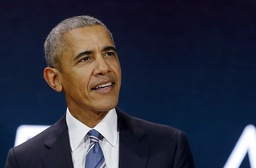
#> input picture original.jpeg, 256 x 168 px, shrunk from 1872 x 1230 before the run
$ jupyter execute --allow-errors Assignment1.ipynb
#> lines starting #> are read from the running program, lines starting #| are printed output that depends on the picture; after the words box and inside, x2 and y2 are one past the last pixel; in counts of white or black regions, pixels touching at a corner belong together
[cell 1]
import numpy as np
import cv2
import matplotlib.pyplot as plt
from numpy import random

[cell 2]
img = cv2.imread('original.jpeg',-1)
#> img is the input picture: shape (168, 256, 3); mean B, G, R 64.1, 49.3, 47.3

[cell 3]
#cv2.imshow("image",img) #to display an image
#cv2.waitKey(0)

plt.imshow(cv2.cvtColor(img, cv2.COLOR_BGR2RGB))
plt.title("ORIGINAL IMAGE")
plt.axis("off")

[cell 4]
dimensions = img.shape
#> dimensions = (168, 256, 3)
rows = dimensions[0]
#> rows = 168
columns = dimensions[1]
#> columns = 256

[cell 5]
pixels = rows *columns
#> pixels = 43008
print ("Total pixels are :",pixels)
#| Total pixels are : 43008
select_pixels = int(0.03*pixels)
#> select_pixels = 1290
print ("Selected pixels are :",select_pixels)
#| Selected pixels are : 1290

[cell 6]
img_noised = img.copy() #copying to noise an image
i = 0
while (i < select_pixels):
    rand = random.randint(256, size=(3))
    r = random.randint(rows)
    c= random.randint(columns)
    img_noised[r,c,0] = rand[0]
    img_noised[r,c,1] = rand[1]
    img_noised[r,c,2] = rand[2]
    i+=1
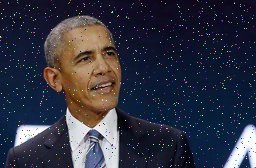
#> img_noised: shape (168, 256, 3); 2.95% of pixels changed, all inside (x1, y1, x2, y2) = (0, 0, 256, 168)
#> after the loop, i = 1290

[cell 7]
#cv2.imshow("image",img_noised)
#cv2.waitKey(0)
#cv2.destroyAllWindows()

plt.imshow(cv2.cvtColor(img_noised, cv2.COLOR_BGR2RGB))
plt.title("NOISED IMAGE")
plt.axis("off")

[cell 8]
cv2.imwrite("noised.jpg",img_noised) #saving the noised image
#> Out = True

[cell 9]
#DENOISING USING MEAN

img_mean = cv2.imread("noised.jpg",-1 )
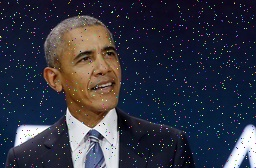
#> img_mean: shape (168, 256, 3); mean B, G, R 65.8, 51.4, 49.6

#> (a cell that did not finish here is left out)

[cell 11]
#cv2.imshow("image",img_mean)
#cv2.waitKey(0)

plt.imshow(cv2.cvtColor(img_mean, cv2.COLOR_BGR2RGB))
plt.title("DENOISED IMAGE USING MEAN")
plt.axis("off")

[cell 12]
cv2.imwrite("denoised-mean.jpg",img_mean) #saving the noised image
#> Out = True

[cell 13]
#DENOISING USING MEDIAN
img_median = cv2.imread("noised.jpg",-1)

[cell 14]
for i in range (1,rows-1):       #accessing a particular pixel and its neighbouring pixels
    for j in range (1,columns-1):
        r=g=b=k=0
        for k in range(0,3) :
            arr = np.array([img_median[i-1,j-1,k],
                          img_median[i,j-1,k],
                          img_median[i+1,j-1,k],
                          img_median[i-1,j,k],
                          img_median[i-1,j+1][k],
                          img_median[i,j+1,k],
                          img_median[i+1,j+1,k],
                          img_median[i+1,j,k]
                         ])
            average = int(np.median(arr))
            if k==0 :
                b = average
            if k==1 :
                g = average
            if k==2 :
                r = average

        if img_median[i,j,0]-b>20 or img_median[i,j,1]-g>20 or img_median[i,j,2]-r>20 :
            img_median[i,j,0] = b
            img_median[i,j,1] = g
            img_median[i,j,2] = r
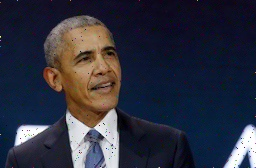
#> img_median: shape (168, 256, 3); 3.97% of pixels changed, all inside (x1, y1, x2, y2) = (1, 1, 255, 167)

[cell 15]
#cv2.imshow("image",img_median)
#cv2.waitKey(0)

plt.imshow(cv2.cvtColor(img_median, cv2.COLOR_BGR2RGB))
plt.title("DENOISED IMAGE USING MEDIAN")
plt.axis("off")

[cell 16]
cv2.imwrite("denoised-median.jpg",img_median) #saving the noised image
#> Out = True
